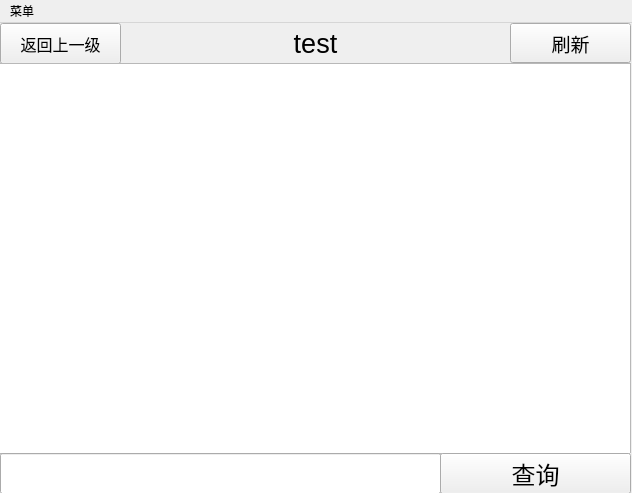
<?xml version="1.0" encoding="UTF-8"?>
<ui version="4.0">
 <class>MainWindow</class>
 <widget class="QMainWindow" name="MainWindow">
  <property name="geometry">
   <rect>
    <x>0</x>
    <y>0</y>
    <width>632</width>
    <height>493</height>
   </rect>
  </property>
  <property name="windowTitle">
   <string>MainWindow</string>
  </property>
  <widget class="QWidget" name="centralwidget">
   <widget class="QPushButton" name="pushButton_refresh">
    <property name="geometry">
     <rect>
      <x>510</x>
      <y>0</y>
      <width>121</width>
      <height>40</height>
     </rect>
    </property>
    <property name="font">
     <font>
      <pointsize>14</pointsize>
     </font>
    </property>
    <property name="text">
     <string>刷新</string>
    </property>
   </widget>
   <widget class="QPushButton" name="pushButton_back">
    <property name="geometry">
     <rect>
      <x>0</x>
      <y>0</y>
      <width>121</width>
      <height>41</height>
     </rect>
    </property>
    <property name="font">
     <font>
      <pointsize>12</pointsize>
     </font>
    </property>
    <property name="text">
     <string>返回上一级</string>
    </property>
   </widget>
   <widget class="QLabel" name="label_title">
    <property name="geometry">
     <rect>
      <x>120</x>
      <y>0</y>
      <width>391</width>
      <height>41</height>
     </rect>
    </property>
    <property name="font">
     <font>
      <pointsize>20</pointsize>
     </font>
    </property>
    <property name="text">
     <string>test</string>
    </property>
    <property name="alignment">
     <set>Qt::AlignCenter</set>
    </property>
   </widget>
   <widget class="QTableWidget" name="tableWidget">
    <property name="geometry">
     <rect>
      <x>-10</x>
      <y>40</y>
      <width>641</width>
      <height>391</height>
     </rect>
    </property>
    <property name="font">
     <font>
      <pointsize>8</pointsize>
     </font>
    </property>
   </widget>
   <widget class="QLineEdit" name="lineEdit_search">
    <property name="geometry">
     <rect>
      <x>0</x>
      <y>430</y>
      <width>441</width>
      <height>41</height>
     </rect>
    </property>
    <property name="font">
     <font>
      <pointsize>16</pointsize>
     </font>
    </property>
   </widget>
   <widget class="QPushButton" name="pushButton_query">
    <property name="geometry">
     <rect>
      <x>440</x>
      <y>430</y>
      <width>191</width>
      <height>41</height>
     </rect>
    </property>
    <property name="font">
     <font>
      <pointsize>18</pointsize>
     </font>
    </property>
    <property name="text">
     <string>查询</string>
    </property>
   </widget>
  </widget>
  <widget class="QMenuBar" name="menubar">
   <property name="geometry">
    <rect>
     <x>0</x>
     <y>0</y>
     <width>632</width>
     <height>18</height>
    </rect>
   </property>
   <widget class="QMenu" name="menu">
    <property name="title">
     <string>菜单</string>
    </property>
    <addaction name="action_refresh"/>
    <addaction name="action_search"/>
    <addaction name="separator"/>
    <addaction name="action_back"/>
   </widget>
   <addaction name="menu"/>
  </widget>
  <action name="action_refresh">
   <property name="text">
    <string>刷新</string>
   </property>
  </action>
  <action name="action_search">
   <property name="text">
    <string>查询</string>
   </property>
  </action>
  <action name="action_back">
   <property name="text">
    <string>返回上一级</string>
   </property>
  </action>
 </widget>
 <resources/>
 <connections>
  <connection>
   <sender>action_refresh</sender>
   <signal>triggered()</signal>
   <receiver>pushButton_refresh</receiver>
   <slot>click()</slot>
   <hints>
    <hint type="sourcelabel">
     <x>-1</x>
     <y>-1</y>
    </hint>
    <hint type="destinationlabel">
     <x>914</x>
     <y>61</y>
    </hint>
   </hints>
  </connection>
  <connection>
   <sender>action_search</sender>
   <signal>triggered()</signal>
   <receiver>lineEdit_search</receiver>
   <slot>setFocus()</slot>
   <hints>
    <hint type="sourcelabel">
     <x>-1</x>
     <y>-1</y>
    </hint>
    <hint type="destinationlabel">
     <x>380</x>
     <y>656</y>
    </hint>
   </hints>
  </connection>
  <connection>
   <sender>action_back</sender>
   <signal>triggered()</signal>
   <receiver>pushButton_back</receiver>
   <slot>click()</slot>
   <hints>
    <hint type="sourcelabel">
     <x>-1</x>
     <y>-1</y>
    </hint>
    <hint type="destinationlabel">
     <x>64</x>
     <y>61</y>
    </hint>
   </hints>
  </connection>
 </connections>
</ui>
